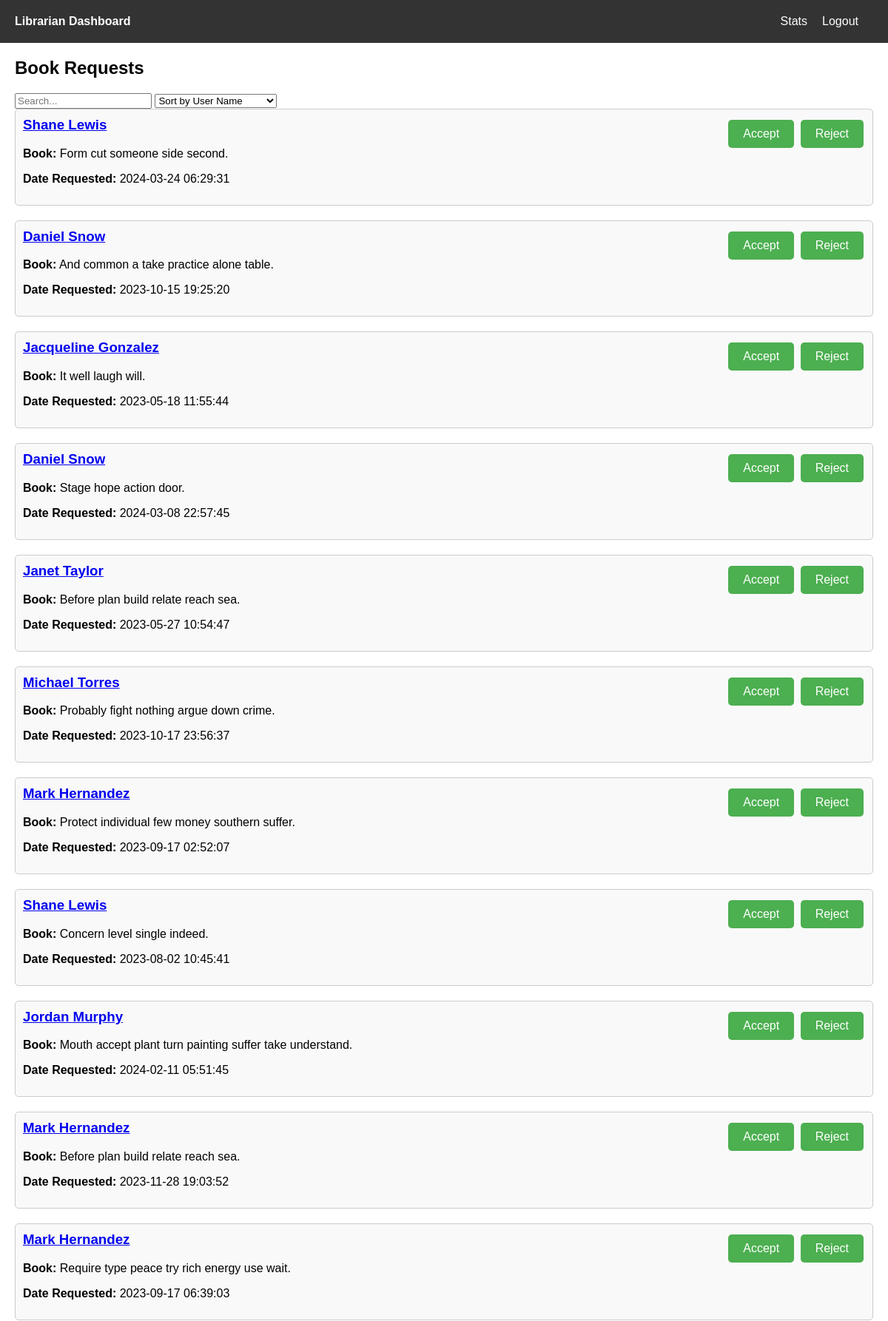
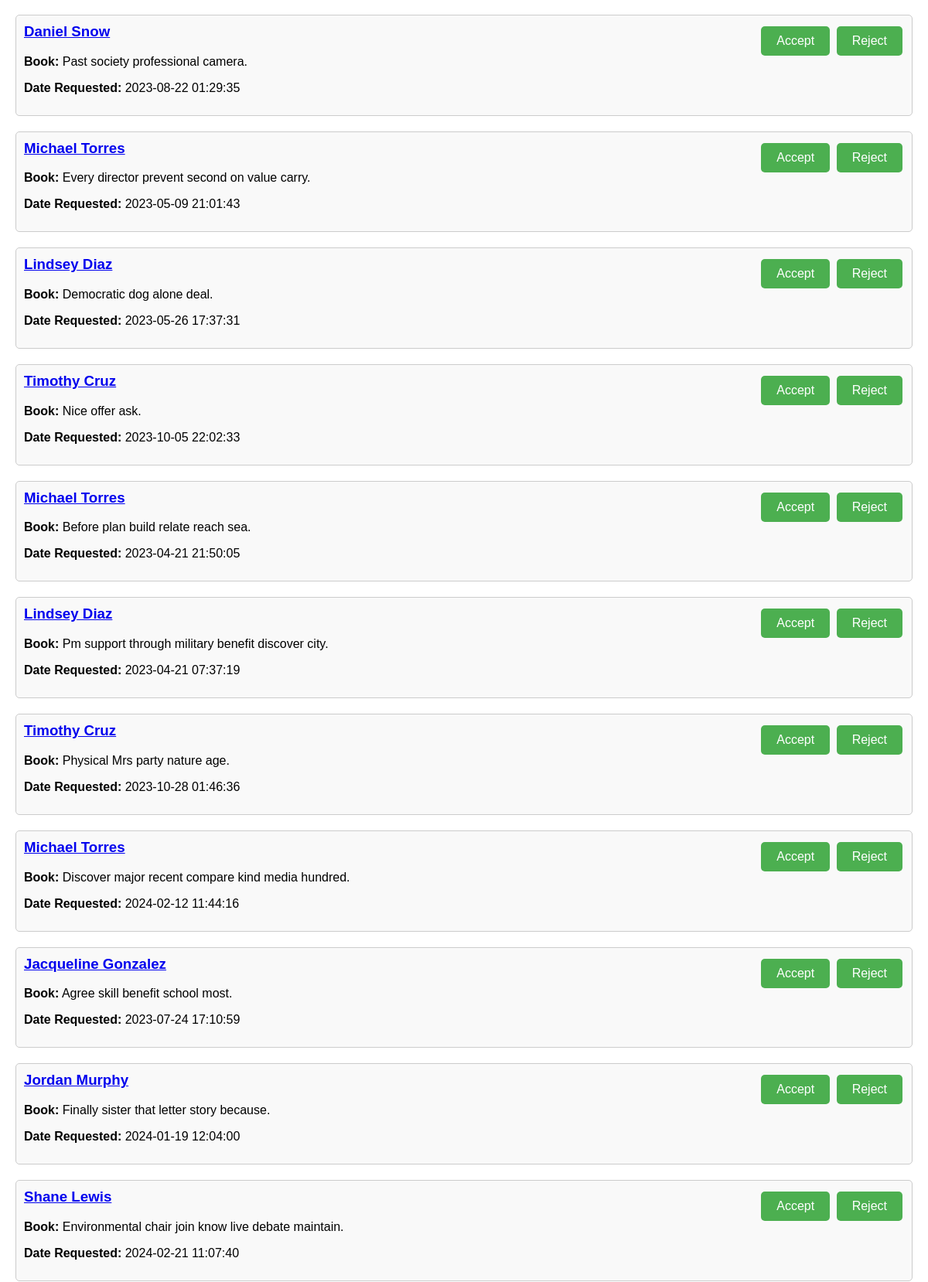
Page /librarian/book_requests (upper part) on the committed database (2 pictures, top to bottom).
### application/models.py (models this page shows, shortened)
class Request(db.Model):
    id = db.Column(db.Integer, primary_key=True)
    user_id = db.Column(db.Integer, db.ForeignKey('user.id'), nullable=False)
    book_id = db.Column(db.Integer, db.ForeignKey('book.id'), nullable=False)
    request_date = db.Column(db.DateTime, nullable=False, default=db.func.current_timestamp())
    return_date = db.Column(db.DateTime, nullable=True)
    status = db.Column(db.String(20), nullable=False, default='requested')  # Request status: requested, approved, returned
    requested_duration = db.Column(db.Integer, nullable=False)  # Duration in days for which the book is requested
    user = relationship('User', back_populates='requests')
    book = relationship('Book', back_populates='requests')

class User(db.Model, UserMixin):
    id = db.Column(db.Integer, primary_key=True)
    name = db.Column(db.String(50), nullable=False)
    email = db.Column(db.String(100), nullable=False, unique=True)
    phone = db.Column(db.String(15), nullable=False, unique=True)
    password = db.Column(db.String(128), nullable=False)
    address = db.Column(db.String(255), nullable=True)
    gender = db.Column(db.String(10), nullable=True)
    role = db.Column(db.String(20), nullable=False, default="user")
    date_registered = db.Column(db.DateTime, nullable=False, default=db.func.current_timestamp())
    last_login = db.Column(db.DateTime, nullable=True)
    requests = relationship('Request', back_populates='user')
    feedbacks = relationship('Feedback', back_populates='user')
    allocated_books = db.relationship('Book', secondary=user_allocated_books_association, back_populates='users')

class Book(db.Model):
    id = db.Column(db.Integer, primary_key=True)
    title = db.Column(db.String(100), nullable=False)
    author = db.Column(db.String(100), nullable=False)
    isbn = db.Column(db.String(20), nullable=False, unique=True)
    section_id = db.Column(db.Integer, db.ForeignKey('section.id'), nullable=False)
    date_added = db.Column(db.DateTime, nullable=False, default=db.func.current_timestamp())
    image = db.Column(db.String(255), nullable=True)  # Image URL or file path
    pdf_link = db.Column(db.String(255), nullable=True)  # PDF link for the book
    price = db.Column(db.Float, nullable=True)  # Price of the e-book
    section = db.relationship('Section', back_populates='books')
    requests = db.relationship('Request', back_populates='book')
    users = db.relationship('User', secondary=user_allocated_books_association, backref='books')  # Many-to-Many relationship with User model
    feedbacks = db.relationship('Feedback', back_populates='book')  # One-to-Many relationship with Feedback model

### application/routes.py (the view)
@app.route('/librarian/book_requests')
def book_requests():
    requests = Request.query.all()
    return render_template('librarian/book_requests.html', requests=requests)

### templates/librarian/book_requests.html (shortened to what this page needs)
<!DOCTYPE html>
<html lang="en">
<head>
    <link rel="stylesheet" href="{{ url_for('static', filename='book_requests.css') }}">
    <link rel="stylesheet" href="{{ url_for('static', filename='librarian_nav.css') }}">
    <link rel="stylesheet" href="{{ url_for('static', filename='footer.css') }}">
</head>
<body>
    <header>
        <nav>
            <ul>
                <li><a href="{{ url_for('librarian_dashboard') }}" class="dashboard-link">Librarian Dashboard</a></li>
                <li class="navbar-right"><a href="{{ url_for('logout') }}">Logout</a></li>
                <li class="navbar-right"><a href="{{ url_for('librarian_statistics') }}">Stats</a></li>
            </ul>
        </nav>
    </header>
    <main>
        <section class="book-requests">
            <h2>Book Requests</h2>
            <div class="search-sort-filter">
                <input type="text" id="search-input" placeholder="Search...">
                <select id="sort-filter">
                    <option value="user-name">Sort by User Name</option>
                </select>
            </div>
            <div class="requests-container">
                {% for request in requests %}
                <div class="request">
                    <div class="request-details">
                        <h3><a href="#" onclick="showRequestDialog(event, '{{ request.user.name }}', '{{ request.book.title }}', '{{ request.request_date }}')">{{ request.user.name }}</a></h3>
                        <p><strong>Book:</strong> {{ request.book.title }}</p>
                        <p><strong>Date Requested:</strong> {{ request.request_date }}</p>
                    </div>
                    <div class="request-actions">
                        <form action="{{ url_for('accept_request', request_id=request.id) }}" method="post">
                            <button type="submit" name="action" value="approve">Accept</button>
                        </form>
                        <form action="{{ url_for('reject_request', request_id=request.id) }}" method="post">
                            <button type="submit" name="action" value="reject">Reject</button>
                        </form>
                    </div>
                </div>
                {% endfor %}
            </div>
        </section>
    </main>
</body>
</html>

### static/book_requests.css (style rules this page uses)
body { font-family: Arial, sans-serif; margin: 0; padding: 0; }
.book-requests { margin-top: 20px; margin-left: 20px; margin-right: 20px; }
.request { border: 1px solid #ccc; margin-bottom: 20px; padding: 10px; overflow: hidden; background-color: #f9f9f9; border-radius: 5px; }
.request-details { float: left; width: 70%; }
.request-details h3 { margin-top: 0; }
.request-actions { float: right; width: 30%; text-align: right; }
.request-actions form { display: inline-block; }
button { background-color: #4CAF50; border: none; color: white; padding: 10px 20px; text-align: center; text-decoration: none; display: inline-block; font-size: 16px; margin: 4px 2px; cursor: pointer; border-radius: 5px; }

### static/librarian_nav.css (style rules this page uses)
header { background-color: #333; color: #fff; padding: 20px; }
nav ul { list-style-type: none; margin: 0; padding: 0; }
nav ul li { display: inline; margin-right: 20px; }
nav ul li a { color: #fff; text-decoration: none; }
nav ul li a.dashboard-link { font-weight: bold; }
.navbar-right { float: right; }

### rows in the picture
Request: user.name "Shane Lewis", book "Form cut someone side second.", request_date "2024-03-24 06:29:31"
Request: user.name "Daniel Snow", book "And common a take practice alone table.", request_date "2023-10-15 19:25:20"
Request: user.name "Jacqueline Gonzalez", book "It well laugh will.", request_date "2023-05-18 11:55:44"
Request: user.name "Daniel Snow", book "Stage hope action door.", request_date "2024-03-08 22:57:45"
Request: user.name "Janet Taylor", book "Before plan build relate reach sea.", request_date "2023-05-27 10:54:47"
Request: user.name "Michael Torres", book "Probably fight nothing argue down crime.", request_date "2023-10-17 23:56:37"
Request: user.name "Mark Hernandez", book "Protect individual few money southern suffer.", request_date "2023-09-17 02:52:07"
Request: user.name "Shane Lewis", book "Concern level single indeed.", request_date "2023-08-02 10:45:41"
Request: user.name "Jordan Murphy", book "Mouth accept plant turn painting suffer take understand.", request_date "2024-02-11 05:51:45"
Request: user.name "Mark Hernandez", book "Before plan build relate reach sea.", request_date "2023-11-28 19:03:52"
Request: user.name "Mark Hernandez", book "Require type peace try rich energy use wait.", request_date "2023-09-17 06:39:03"
Request: user.name "Daniel Snow", book "Past society professional camera.", request_date "2023-08-22 01:29:35"
Request: user.name "Michael Torres", book "Every director prevent second on value carry.", request_date "2023-05-09 21:01:43"
Request: user.name "Lindsey Diaz", book "Democratic dog alone deal.", request_date "2023-05-26 17:37:31"
Request: user.name "Timothy Cruz", book "Nice offer ask.", request_date "2023-10-05 22:02:33"
Request: user.name "Michael Torres", book "Before plan build relate reach sea.", request_date "2023-04-21 21:50:05"
Request: user.name "Lindsey Diaz", book "Pm support through military benefit discover city.", request_date "2023-04-21 07:37:19"
Request: user.name "Timothy Cruz", book "Physical Mrs party nature age.", request_date "2023-10-28 01:46:36"
Request: user.name "Michael Torres", book "Discover major recent compare kind media hundred.", request_date "2024-02-12 11:44:16"
Request: user.name "Jacqueline Gonzalez", book "Agree skill benefit school most.", request_date "2023-07-24 17:10:59"
Request: user.name "Jordan Murphy", book "Finally sister that letter story because.", request_date "2024-01-19 12:04:00"
Request: user.name "Shane Lewis", book "Environmental chair join know live debate maintain.", request_date "2024-02-21 11:07:40"
